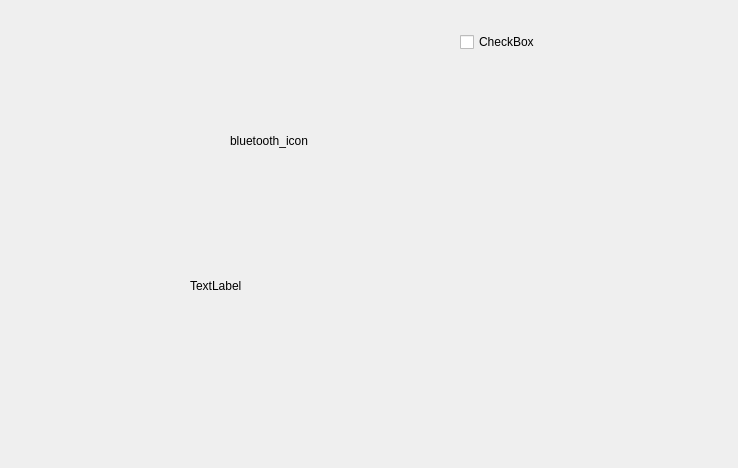
<?xml version="1.0" encoding="UTF-8"?>
<ui version="4.0">
 <class>bluetooth</class>
 <widget class="QDialog" name="bluetooth">
  <property name="geometry">
   <rect>
    <x>0</x>
    <y>0</y>
    <width>738</width>
    <height>468</height>
   </rect>
  </property>
  <property name="windowTitle">
   <string>Dialog</string>
  </property>
  <widget class="QCheckBox" name="toggle_bluetooth">
   <property name="geometry">
    <rect>
     <x>460</x>
     <y>30</y>
     <width>85</width>
     <height>24</height>
    </rect>
   </property>
   <property name="text">
    <string>CheckBox</string>
   </property>
  </widget>
  <widget class="QLabel" name="bluetooth_icon">
   <property name="geometry">
    <rect>
     <x>230</x>
     <y>120</y>
     <width>251</width>
     <height>41</height>
    </rect>
   </property>
   <property name="text">
    <string>bluetooth_icon</string>
   </property>
  </widget>
  <widget class="QLabel" name="bluetooth_state">
   <property name="geometry">
    <rect>
     <x>190</x>
     <y>240</y>
     <width>191</width>
     <height>91</height>
    </rect>
   </property>
   <property name="text">
    <string>TextLabel</string>
   </property>
  </widget>
 </widget>
 <resources/>
 <connections/>
</ui>
